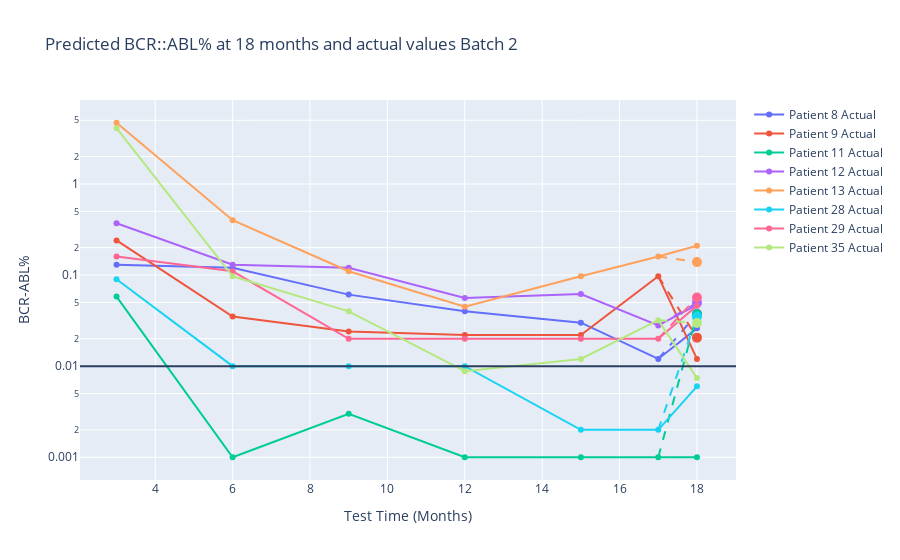

Source (notebook cell):
### Code cell
import plotly.graph_objects as go
import pandas as pd
import numpy as np
import plotly.express as px

colors = px.colors.qualitative.Plotly  

fig = go.Figure()

for idx, patient in enumerate(merged_data_2['patient_number'].unique()):
    patient_data = merged_data_2[merged_data_2['patient_number'] == patient]
    patient_color = colors[idx % len(colors)]  

    fig.add_trace(go.Scatter(
        x=patient_data['month'], y=patient_data['BCRABL'],
        mode='lines+markers', name=f'Patient {patient} Actual',
        line=dict(color=patient_color),  
        marker=dict(color=patient_color) 
    ))
    
    predicted_data = patient_data[patient_data['month'] == 18]
    if not predicted_data.empty:
        fig.add_trace(go.Scatter(
            x=[18], y=predicted_data['pred'],
            mode='markers', name=f'Patient {patient} Predicted',
            marker=dict(color=patient_color, size=10),
            showlegend=False  
        ))
        
        before_pred = patient_data[patient_data['month'] < 18].tail(1)
        after_pred = patient_data[patient_data['month'] > 18].head(1)
        
        if not before_pred.empty:
            fig.add_trace(go.Scatter(
                x=[before_pred['month'].values[0], 18],
                y=[before_pred['BCRABL'].values[0], predicted_data['pred'].values[0]],
                mode='lines', line=dict(dash='dash', color=patient_color),
                showlegend=False  
            ))
        if not after_pred.empty:
            fig.add_trace(go.Scatter(
                x=[18, after_pred['month'].values[0]],
                y=[predicted_data['pred'].values[0], after_pred['BCRABL'].values[0]],
                mode='lines', line=dict(dash='dash', color=patient_color),
                showlegend=False  
            ))

fig.update_layout(
    title='Predicted BCR::ABL% at 18 months and actual values Batch 2',
    xaxis_title='Test Time (Months)',
    yaxis_title='BCR-ABL%',
    yaxis_type='log'  
)

fig.update_traces(connectgaps=True)

fig.add_hline(y=0.01)

fig.show()

### Figure 1 — Plotly figure (JSON) as saved in the notebook; plotly's stock layout.template omitted (floating-point values rounded to 4 significant figures)
{"data": [{"connectgaps": true, "line": {"color": "#636EFA"}, "marker": {"color": "#636EFA"}, "mode": "lines+markers", "name": "Patient 8 Actual", "type": "scatter", "x": [3, 6, 9, 12, 15, 17, 18], "y": [0.13, 0.12, 0.061, 0.04, 0.03, 0.012, 0.026]}, {"connectgaps": true, "marker": {"color": "#636EFA", "size": 10}, "mode": "markers", "name": "Patient 8 Predicted", "showlegend": false, "type": "scatter", "x": [18], "y": [0.03752]}, {"connectgaps": true, "line": {"color": "#636EFA", "dash": "dash"}, "mode": "lines", "showlegend": false, "type": "scatter", "x": [17, 18], "y": [0.012, 0.03752]}, {"connectgaps": true, "line": {"color": "#EF553B"}, "marker": {"color": "#EF553B"}, "mode": "lines+markers", "name": "Patient 9 Actual", "type": "scatter", "x": [3, 6, 9, 12, 15, 17, 18], "y": [0.24, 0.035, 0.024, 0.022, 0.022, 0.097, 0.012]}, {"connectgaps": true, "marker": {"color": "#EF553B", "size": 10}, "mode": "markers", "name": "Patient 9 Predicted", "showlegend": false, "type": "scatter", "x": [18], "y": [0.02056]}, {"connectgaps": true, "line": {"color": "#EF553B", "dash": "dash"}, "mode": "lines", "showlegend": false, "type": "scatter", "x": [17, 18], "y": [0.097, 0.02056]}, {"connectgaps": true, "line": {"color": "#00CC96"}, "marker": {"color": "#00CC96"}, "mode": "lines+markers", "name": "Patient 11 Actual", "type": "scatter", "x": [3, 6, 9, 12, 15, 17, 18], "y": [0.058, 0.001, 0.003, 0.001, 0.001, 0.001, 0.001]}, {"connectgaps": true, "marker": {"color": "#00CC96", "size": 10}, "mode": "markers", "name": "Patient 11 Predicted", "showlegend": false, "type": "scatter", "x": [18], "y": [0.03713]}, {"connectgaps": true, "line": {"color": "#00CC96", "dash": "dash"}, "mode": "lines", "showlegend": false, "type": "scatter", "x": [17, 18], "y": [0.001, 0.03713]}, {"connectgaps": true, "line": {"color": "#AB63FA"}, "marker": {"color": "#AB63FA"}, "mode": "lines+markers", "name": "Patient 12 Actual", "type": "scatter", "x": [3, 6, 9, 12, 15, 17, 18], "y": [0.37, 0.13, 0.12, 0.056, 0.062, 0.028, 0.047]}, {"connectgaps": true, "marker": {"color": "#AB63FA", "size": 10}, "mode": "markers", "name": "Patient 12 Predicted", "showlegend": false, "type": "scatter", "x": [18], "y": [0.04951]}, {"connectgaps": true, "line": {"color": "#AB63FA", "dash": "dash"}, "mode": "lines", "showlegend": false, "type": "scatter", "x": [17, 18], "y": [0.028, 0.04951]}, {"connectgaps": true, "line": {"color": "#FFA15A"}, "marker": {"color": "#FFA15A"}, "mode": "lines+markers", "name": "Patient 13 Actual", "type": "scatter", "x": [3, 6, 9, 12, 15, 17, 18], "y": [4.7, 0.4, 0.11, 0.045, 0.097, 0.16, 0.21]}, {"connectgaps": true, "marker": {"color": "#FFA15A", "size": 10}, "mode": "markers", "name": "Patient 13 Predicted", "showlegend": false, "type": "scatter", "x": [18], "y": [0.1388]}, {"connectgaps": true, "line": {"color": "#FFA15A", "dash": "dash"}, "mode": "lines", "showlegend": false, "type": "scatter", "x": [17, 18], "y": [0.16, 0.1388]}, {"connectgaps": true, "line": {"color": "#19D3F3"}, "marker": {"color": "#19D3F3"}, "mode": "lines+markers", "name": "Patient 28 Actual", "type": "scatter", "x": [3, 6, 9, 12, 15, 17, 18], "y": [0.09, 0.01, 0.01, 0.01, 0.002, 0.002, 0.006]}, {"connectgaps": true, "marker": {"color": "#19D3F3", "size": 10}, "mode": "markers", "name": "Patient 28 Predicted", "showlegend": false, "type": "scatter", "x": [18], "y": [0.03492]}, {"connectgaps": true, "line": {"color": "#19D3F3", "dash": "dash"}, "mode": "lines", "showlegend": false, "type": "scatter", "x": [17, 18], "y": [0.002, 0.03492]}, {"connectgaps": true, "line": {"color": "#FF6692"}, "marker": {"color": "#FF6692"}, "mode": "lines+markers", "name": "Patient 29 Actual", "type": "scatter", "x": [3, 6, 9, 12, 15, 17, 18], "y": [0.16, 0.11, 0.02, 0.02, 0.02, 0.02, 0.046]}, {"connectgaps": true, "marker": {"color": "#FF6692", "size": 10}, "mode": "markers", "name": "Patient 29 Predicted", "showlegend": false, "type": "scatter", "x": [18], "y": [0.05674]}, {"connectgaps": true, "line": {"color": "#FF6692", "dash": "dash"}, "mode": "lines", "showlegend": false, "type": "scatter", "x": [17, 18], "y": [0.02, 0.05674]}, {"connectgaps": true, "line": {"color": "#B6E880"}, "marker": {"color": "#B6E880"}, "mode": "lines+markers", "name": "Patient 35 Actual", "type": "scatter", "x": [3, 6, 9, 12, 15, 17, 18], "y": [4.1, 0.097, 0.04, 0.0088, 0.012, 0.032, 0.0074]}, {"connectgaps": true, "marker": {"color": "#B6E880", "size": 10}, "mode": "markers", "name": "Patient 35 Predicted", "showlegend": false, "type": "scatter", "x": [18], "y": [0.02983]}, {"connectgaps": true, "line": {"color": "#B6E880", "dash": "dash"}, "mode": "lines", "showlegend": false, "type": "scatter", "x": [17, 18], "y": [0.032, 0.02983]}], "layout": {"shapes": [{"type": "line", "x0": 0, "x1": 1, "xref": "x domain", "y0": 0.01, "y1": 0.01, "yref": "y"}], "title": {"text": "Predicted BCR::ABL% at 18 months and actual values Batch 2"}, "xaxis": {"title": {"text": "Test Time (Months)"}}, "yaxis": {"title": {"text": "BCR-ABL%"}, "type": "log"}}}
